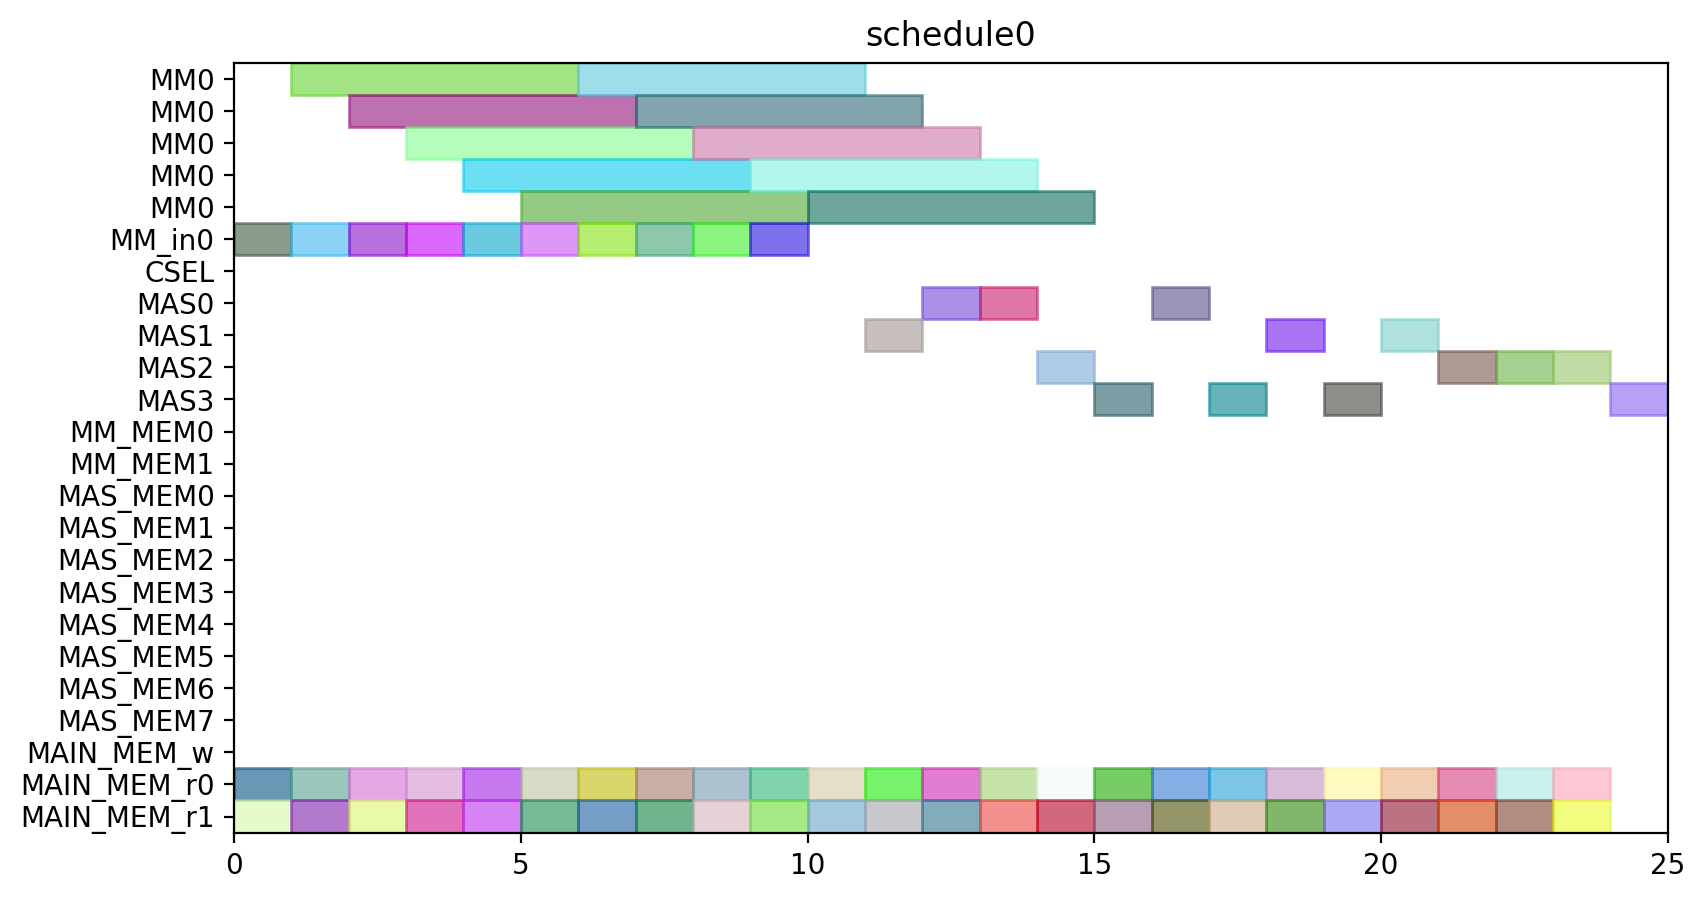

Python code for this plot:
from pyschedule import Scenario, solvers, plotters, alt


def solve():
	horizon = 120
	S = Scenario("schedule0", horizon=horizon)

	# resource
	MM = S.Resources('MM', num=1, size=5)
	MM_in = S.Resources('MM_in', num=1)
	CSEL = S.Resource('CSEL')
	MAS = S.Resources('MAS', num=4, size=1, periods=range(1, horizon))
	MM_MEM = S.Resources('MM_MEM', num=2)
	MAS_MEM = S.Resources('MAS_MEM', num=8)
	MAIN_MEM_w = S.Resource('MAIN_MEM_w', size=1)
	MAIN_MEM_r = S.Resources('MAIN_MEM_r', num=2)

	# result of previous scheduling

	# new tasks
	t0_t0 = S.Task('t0_t0', length=1, delay_cost=1)
	t0_t0 += alt(MAS)
	t0_t0_mem0 = S.Task('t0_t0_mem0', length=1, delay_cost=1)
	t0_t0_mem0 += MAIN_MEM_r[0]
	S += t0_t0_mem0 <= t0_t0

	t0_t0_mem1 = S.Task('t0_t0_mem1', length=1, delay_cost=1)
	t0_t0_mem1 += MAIN_MEM_r[1]
	S += t0_t0_mem1 <= t0_t0

	t0_t1 = S.Task('t0_t1', length=1, delay_cost=1)
	t0_t1 += alt(MAS)
	t0_t1_mem0 = S.Task('t0_t1_mem0', length=1, delay_cost=1)
	t0_t1_mem0 += MAIN_MEM_r[0]
	S += t0_t1_mem0 <= t0_t1

	t0_t1_mem1 = S.Task('t0_t1_mem1', length=1, delay_cost=1)
	t0_t1_mem1 += MAIN_MEM_r[1]
	S += t0_t1_mem1 <= t0_t1

	t0_t3 = S.Task('t0_t3', length=5, delay_cost=1)
	t0_t3 += alt(MM)
	t0_t3_in = S.Task('t0_t3_in', length=1, delay_cost=1)
	t0_t3_in += alt(MM_in)
	S += t0_t3_in*MM_in[0]<=t0_t3*MM[0]
	t0_t3_mem0 = S.Task('t0_t3_mem0', length=1, delay_cost=1)
	t0_t3_mem0 += MAIN_MEM_r[0]
	S += t0_t3_mem0 <= t0_t3

	t0_t3_mem1 = S.Task('t0_t3_mem1', length=1, delay_cost=1)
	t0_t3_mem1 += MAIN_MEM_r[1]
	S += t0_t3_mem1 <= t0_t3

	t10 = S.Task('t10', length=1, delay_cost=1)
	t10 += alt(MAS)
	t10_mem0 = S.Task('t10_mem0', length=1, delay_cost=1)
	t10_mem0 += MAIN_MEM_r[0]
	S += t10_mem0 <= t10

	t10_mem1 = S.Task('t10_mem1', length=1, delay_cost=1)
	t10_mem1 += MAIN_MEM_r[1]
	S += t10_mem1 <= t10

	t11 = S.Task('t11', length=1, delay_cost=1)
	t11 += alt(MAS)
	t11_mem0 = S.Task('t11_mem0', length=1, delay_cost=1)
	t11_mem0 += MAIN_MEM_r[0]
	S += t11_mem0 <= t11

	t11_mem1 = S.Task('t11_mem1', length=1, delay_cost=1)
	t11_mem1 += MAIN_MEM_r[1]
	S += t11_mem1 <= t11

	t3_t0 = S.Task('t3_t0', length=5, delay_cost=1)
	t3_t0 += alt(MM)
	t3_t0_in = S.Task('t3_t0_in', length=1, delay_cost=1)
	t3_t0_in += alt(MM_in)
	S += t3_t0_in*MM_in[0]<=t3_t0*MM[0]
	t3_t0_mem0 = S.Task('t3_t0_mem0', length=1, delay_cost=1)
	t3_t0_mem0 += MAIN_MEM_r[0]
	S += t3_t0_mem0 <= t3_t0

	t3_t0_mem1 = S.Task('t3_t0_mem1', length=1, delay_cost=1)
	t3_t0_mem1 += MAIN_MEM_r[1]
	S += t3_t0_mem1 <= t3_t0

	t3_t1 = S.Task('t3_t1', length=5, delay_cost=1)
	t3_t1 += alt(MM)
	t3_t1_in = S.Task('t3_t1_in', length=1, delay_cost=1)
	t3_t1_in += alt(MM_in)
	S += t3_t1_in*MM_in[0]<=t3_t1*MM[0]
	t3_t1_mem0 = S.Task('t3_t1_mem0', length=1, delay_cost=1)
	t3_t1_mem0 += MAIN_MEM_r[0]
	S += t3_t1_mem0 <= t3_t1

	t3_t1_mem1 = S.Task('t3_t1_mem1', length=1, delay_cost=1)
	t3_t1_mem1 += MAIN_MEM_r[1]
	S += t3_t1_mem1 <= t3_t1

	t3_t2 = S.Task('t3_t2', length=1, delay_cost=1)
	t3_t2 += alt(MAS)
	t3_t2_mem0 = S.Task('t3_t2_mem0', length=1, delay_cost=1)
	t3_t2_mem0 += MAIN_MEM_r[0]
	S += t3_t2_mem0 <= t3_t2

	t3_t2_mem1 = S.Task('t3_t2_mem1', length=1, delay_cost=1)
	t3_t2_mem1 += MAIN_MEM_r[1]
	S += t3_t2_mem1 <= t3_t2

	t3_t3 = S.Task('t3_t3', length=1, delay_cost=1)
	t3_t3 += alt(MAS)
	t3_t3_mem0 = S.Task('t3_t3_mem0', length=1, delay_cost=1)
	t3_t3_mem0 += MAIN_MEM_r[0]
	S += t3_t3_mem0 <= t3_t3

	t3_t3_mem1 = S.Task('t3_t3_mem1', length=1, delay_cost=1)
	t3_t3_mem1 += MAIN_MEM_r[1]
	S += t3_t3_mem1 <= t3_t3

	t4_t0 = S.Task('t4_t0', length=1, delay_cost=1)
	t4_t0 += alt(MAS)
	t4_t0_mem0 = S.Task('t4_t0_mem0', length=1, delay_cost=1)
	t4_t0_mem0 += MAIN_MEM_r[0]
	S += t4_t0_mem0 <= t4_t0

	t4_t0_mem1 = S.Task('t4_t0_mem1', length=1, delay_cost=1)
	t4_t0_mem1 += MAIN_MEM_r[1]
	S += t4_t0_mem1 <= t4_t0

	t4_t1 = S.Task('t4_t1', length=1, delay_cost=1)
	t4_t1 += alt(MAS)
	t4_t1_mem0 = S.Task('t4_t1_mem0', length=1, delay_cost=1)
	t4_t1_mem0 += MAIN_MEM_r[0]
	S += t4_t1_mem0 <= t4_t1

	t4_t1_mem1 = S.Task('t4_t1_mem1', length=1, delay_cost=1)
	t4_t1_mem1 += MAIN_MEM_r[1]
	S += t4_t1_mem1 <= t4_t1

	t4_t3 = S.Task('t4_t3', length=5, delay_cost=1)
	t4_t3 += alt(MM)
	t4_t3_in = S.Task('t4_t3_in', length=1, delay_cost=1)
	t4_t3_in += alt(MM_in)
	S += t4_t3_in*MM_in[0]<=t4_t3*MM[0]
	t4_t3_mem0 = S.Task('t4_t3_mem0', length=1, delay_cost=1)
	t4_t3_mem0 += MAIN_MEM_r[0]
	S += t4_t3_mem0 <= t4_t3

	t4_t3_mem1 = S.Task('t4_t3_mem1', length=1, delay_cost=1)
	t4_t3_mem1 += MAIN_MEM_r[1]
	S += t4_t3_mem1 <= t4_t3

	t5_t0 = S.Task('t5_t0', length=5, delay_cost=1)
	t5_t0 += alt(MM)
	t5_t0_in = S.Task('t5_t0_in', length=1, delay_cost=1)
	t5_t0_in += alt(MM_in)
	S += t5_t0_in*MM_in[0]<=t5_t0*MM[0]
	t5_t0_mem0 = S.Task('t5_t0_mem0', length=1, delay_cost=1)
	t5_t0_mem0 += MAIN_MEM_r[0]
	S += t5_t0_mem0 <= t5_t0

	t5_t0_mem1 = S.Task('t5_t0_mem1', length=1, delay_cost=1)
	t5_t0_mem1 += MAIN_MEM_r[1]
	S += t5_t0_mem1 <= t5_t0

	t5_t1 = S.Task('t5_t1', length=5, delay_cost=1)
	t5_t1 += alt(MM)
	t5_t1_in = S.Task('t5_t1_in', length=1, delay_cost=1)
	t5_t1_in += alt(MM_in)
	S += t5_t1_in*MM_in[0]<=t5_t1*MM[0]
	t5_t1_mem0 = S.Task('t5_t1_mem0', length=1, delay_cost=1)
	t5_t1_mem0 += MAIN_MEM_r[0]
	S += t5_t1_mem0 <= t5_t1

	t5_t1_mem1 = S.Task('t5_t1_mem1', length=1, delay_cost=1)
	t5_t1_mem1 += MAIN_MEM_r[1]
	S += t5_t1_mem1 <= t5_t1

	t5_t2 = S.Task('t5_t2', length=1, delay_cost=1)
	t5_t2 += alt(MAS)
	t5_t2_mem0 = S.Task('t5_t2_mem0', length=1, delay_cost=1)
	t5_t2_mem0 += MAIN_MEM_r[0]
	S += t5_t2_mem0 <= t5_t2

	t5_t2_mem1 = S.Task('t5_t2_mem1', length=1, delay_cost=1)
	t5_t2_mem1 += MAIN_MEM_r[1]
	S += t5_t2_mem1 <= t5_t2

	t5_t3 = S.Task('t5_t3', length=1, delay_cost=1)
	t5_t3 += alt(MAS)
	t5_t3_mem0 = S.Task('t5_t3_mem0', length=1, delay_cost=1)
	t5_t3_mem0 += MAIN_MEM_r[0]
	S += t5_t3_mem0 <= t5_t3

	t5_t3_mem1 = S.Task('t5_t3_mem1', length=1, delay_cost=1)
	t5_t3_mem1 += MAIN_MEM_r[1]
	S += t5_t3_mem1 <= t5_t3

	t6_t0 = S.Task('t6_t0', length=5, delay_cost=1)
	t6_t0 += alt(MM)
	t6_t0_in = S.Task('t6_t0_in', length=1, delay_cost=1)
	t6_t0_in += alt(MM_in)
	S += t6_t0_in*MM_in[0]<=t6_t0*MM[0]
	t6_t0_mem0 = S.Task('t6_t0_mem0', length=1, delay_cost=1)
	t6_t0_mem0 += MAIN_MEM_r[0]
	S += t6_t0_mem0 <= t6_t0

	t6_t0_mem1 = S.Task('t6_t0_mem1', length=1, delay_cost=1)
	t6_t0_mem1 += MAIN_MEM_r[1]
	S += t6_t0_mem1 <= t6_t0

	t6_t1 = S.Task('t6_t1', length=5, delay_cost=1)
	t6_t1 += alt(MM)
	t6_t1_in = S.Task('t6_t1_in', length=1, delay_cost=1)
	t6_t1_in += alt(MM_in)
	S += t6_t1_in*MM_in[0]<=t6_t1*MM[0]
	t6_t1_mem0 = S.Task('t6_t1_mem0', length=1, delay_cost=1)
	t6_t1_mem0 += MAIN_MEM_r[0]
	S += t6_t1_mem0 <= t6_t1

	t6_t1_mem1 = S.Task('t6_t1_mem1', length=1, delay_cost=1)
	t6_t1_mem1 += MAIN_MEM_r[1]
	S += t6_t1_mem1 <= t6_t1

	t6_t2 = S.Task('t6_t2', length=1, delay_cost=1)
	t6_t2 += alt(MAS)
	t6_t2_mem0 = S.Task('t6_t2_mem0', length=1, delay_cost=1)
	t6_t2_mem0 += MAIN_MEM_r[0]
	S += t6_t2_mem0 <= t6_t2

	t6_t2_mem1 = S.Task('t6_t2_mem1', length=1, delay_cost=1)
	t6_t2_mem1 += MAIN_MEM_r[1]
	S += t6_t2_mem1 <= t6_t2

	t6_t3 = S.Task('t6_t3', length=1, delay_cost=1)
	t6_t3 += alt(MAS)
	t6_t3_mem0 = S.Task('t6_t3_mem0', length=1, delay_cost=1)
	t6_t3_mem0 += MAIN_MEM_r[0]
	S += t6_t3_mem0 <= t6_t3

	t6_t3_mem1 = S.Task('t6_t3_mem1', length=1, delay_cost=1)
	t6_t3_mem1 += MAIN_MEM_r[1]
	S += t6_t3_mem1 <= t6_t3

	t7_t0 = S.Task('t7_t0', length=5, delay_cost=1)
	t7_t0 += alt(MM)
	t7_t0_in = S.Task('t7_t0_in', length=1, delay_cost=1)
	t7_t0_in += alt(MM_in)
	S += t7_t0_in*MM_in[0]<=t7_t0*MM[0]
	t7_t0_mem0 = S.Task('t7_t0_mem0', length=1, delay_cost=1)
	t7_t0_mem0 += MAIN_MEM_r[0]
	S += t7_t0_mem0 <= t7_t0

	t7_t0_mem1 = S.Task('t7_t0_mem1', length=1, delay_cost=1)
	t7_t0_mem1 += MAIN_MEM_r[1]
	S += t7_t0_mem1 <= t7_t0

	t7_t1 = S.Task('t7_t1', length=5, delay_cost=1)
	t7_t1 += alt(MM)
	t7_t1_in = S.Task('t7_t1_in', length=1, delay_cost=1)
	t7_t1_in += alt(MM_in)
	S += t7_t1_in*MM_in[0]<=t7_t1*MM[0]
	t7_t1_mem0 = S.Task('t7_t1_mem0', length=1, delay_cost=1)
	t7_t1_mem0 += MAIN_MEM_r[0]
	S += t7_t1_mem0 <= t7_t1

	t7_t1_mem1 = S.Task('t7_t1_mem1', length=1, delay_cost=1)
	t7_t1_mem1 += MAIN_MEM_r[1]
	S += t7_t1_mem1 <= t7_t1

	t7_t2 = S.Task('t7_t2', length=1, delay_cost=1)
	t7_t2 += alt(MAS)
	t7_t2_mem0 = S.Task('t7_t2_mem0', length=1, delay_cost=1)
	t7_t2_mem0 += MAIN_MEM_r[0]
	S += t7_t2_mem0 <= t7_t2

	t7_t2_mem1 = S.Task('t7_t2_mem1', length=1, delay_cost=1)
	t7_t2_mem1 += MAIN_MEM_r[1]
	S += t7_t2_mem1 <= t7_t2

	t7_t3 = S.Task('t7_t3', length=1, delay_cost=1)
	t7_t3 += alt(MAS)
	t7_t3_mem0 = S.Task('t7_t3_mem0', length=1, delay_cost=1)
	t7_t3_mem0 += MAIN_MEM_r[0]
	S += t7_t3_mem0 <= t7_t3

	t7_t3_mem1 = S.Task('t7_t3_mem1', length=1, delay_cost=1)
	t7_t3_mem1 += MAIN_MEM_r[1]
	S += t7_t3_mem1 <= t7_t3

	solvers.mip.solve(S,msg=1,kind='CPLEX',ratio_gap=1.01)

	solution = [['hoge']*len(S.solution()[1]) for i in range(len(S.solution()))]
	for i in range(len(S.solution())):
		for j in range(len(S.solution()[i])):
			solution[i][j]=str(S.solution()[i][j])
	print(solution)

	cycles = int(solution[-1][3])

	pic_file_name = "/home/mfukuda/ABE/multiRAM_multiMAS_16mux/scheduling_result/stage5MM1_stage1MAS4/SQR012345/schedule0.png"
	if(S.solution() != []):
		plotters.matplotlib.plot(S,img_filename=pic_file_name, show_task_labels=False, fig_size=(cycles*0.25+3, 5))

	return solution
